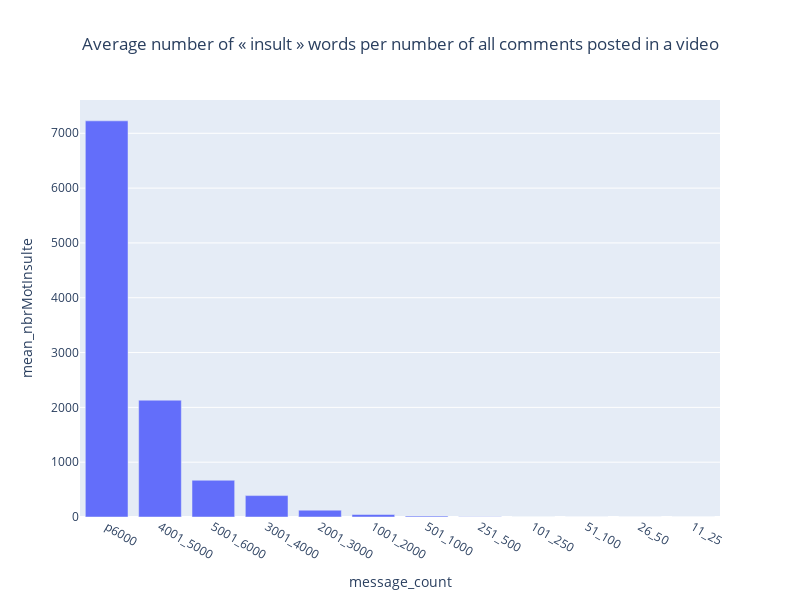

The code cell stored with this chart in its notebook:
### Code cell
mean_message_count= df1.groupby(['message_count']).agg('mean')['nbrMotInsulte'].nlargest(14).to_frame(name='mean').reset_index()
figfunc(x_=mean_message_count['message_count'], y_=mean_nbrMot['mean'], title_="Average number of « insult » words per number of all comments posted in a video", x_title="message_count", y_title="mean_nbrMotInsulte", height_=600, width_=800)

### Figure 1 — Plotly figure (JSON) as saved in the notebook; plotly's stock layout.template omitted (floating-point values rounded to 4 significant figures)
{"data": [{"marker": {"colorscale": [[0, "rgb(103,0,31)"], [0.1, "rgb(178,24,43)"], [0.2, "rgb(214,96,77)"], [0.3, "rgb(244,165,130)"], [0.4, "rgb(253,219,199)"], [0.5, "rgb(247,247,247)"], [0.6, "rgb(209,229,240)"], [0.7, "rgb(146,197,222)"], [0.8, "rgb(67,147,195)"], [0.9, "rgb(33,102,172)"], [1, "rgb(5,48,97)"]]}, "type": "bar", "x": ["p6000", "4001_5000", "5001_6000", "3001_4000", "2001_3000", "1001_2000", "501_1000", "251_500", "101_250", "51_100", "26_50", "11_25", "2_10", "0_1"], "y": [7227, 2131.0, 670.3, 390.7, 124.8, 45.66, 16.57, 5.677, 1.927, 0.6534, 0.2114, 0.02111]}], "layout": {"height": 600, "title": {"text": "Average number of « insult » words per number of all comments posted in a video", "x": 0.5}, "width": 800, "xaxis": {"title": {"text": "message_count"}}, "yaxis": {"title": {"text": "mean_nbrMotInsulte"}}}}
